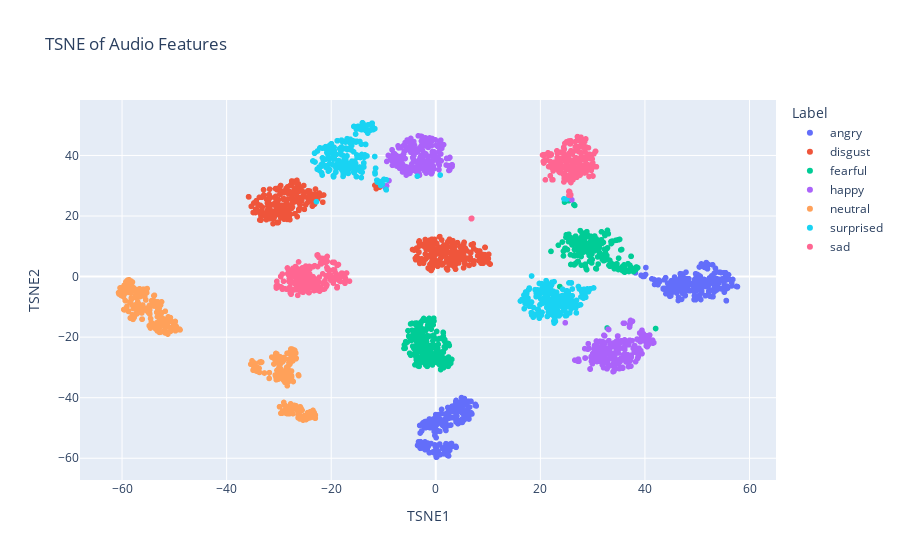

The notebook cell saved with this chart:
### Code cell
# Apply TSNE
tsne = TSNE(n_components=2, random_state=42)
tsne_result = tsne.fit_transform(features_scaled)

# Create a DataFrame for PCA results
tsne_df = pd.DataFrame(tsne_result, columns=["TSNE1", "TSNE2"])
tsne_df["label"] = emotion_labels

# Plot tsne results
fig_TSNE = px.scatter(
    tsne_df,
    x="TSNE1",
    y="TSNE2",
    color=tsne_df["label"].astype(str),  # Ensure labels are treated as categorical data
    title="TSNE of Audio Features",
    labels={"color": "Label"},
)

fig_TSNE.show()

### Figure 1 — Plotly figure (JSON) as saved in the notebook; plotly's stock layout.template omitted (floating-point values rounded to 4 significant figures; data arrays with more than 128 entries replaced by an {"elided": "..."} marker saying what was removed)
{"data": [{"hovertemplate": "Label=angry<br>TSNE1=%{x}<br>TSNE2=%{y}<extra></extra>", "legendgroup": "angry", "marker": {"color": "#636efa", "symbol": "circle"}, "mode": "markers", "name": "angry", "showlegend": true, "type": "scattergl", "x": {"elided": "400 float values"}, "xaxis": "x", "y": {"elided": "400 float values"}, "yaxis": "y"}, {"hovertemplate": "Label=disgust<br>TSNE1=%{x}<br>TSNE2=%{y}<extra></extra>", "legendgroup": "disgust", "marker": {"color": "#EF553B", "symbol": "circle"}, "mode": "markers", "name": "disgust", "showlegend": true, "type": "scattergl", "x": {"elided": "400 float values"}, "xaxis": "x", "y": {"elided": "400 float values"}, "yaxis": "y"}, {"hovertemplate": "Label=fearful<br>TSNE1=%{x}<br>TSNE2=%{y}<extra></extra>", "legendgroup": "fearful", "marker": {"color": "#00cc96", "symbol": "circle"}, "mode": "markers", "name": "fearful", "showlegend": true, "type": "scattergl", "x": {"elided": "400 float values"}, "xaxis": "x", "y": {"elided": "400 float values"}, "yaxis": "y"}, {"hovertemplate": "Label=happy<br>TSNE1=%{x}<br>TSNE2=%{y}<extra></extra>", "legendgroup": "happy", "marker": {"color": "#ab63fa", "symbol": "circle"}, "mode": "markers", "name": "happy", "showlegend": true, "type": "scattergl", "x": {"elided": "400 float values"}, "xaxis": "x", "y": {"elided": "400 float values"}, "yaxis": "y"}, {"hovertemplate": "Label=neutral<br>TSNE1=%{x}<br>TSNE2=%{y}<extra></extra>", "legendgroup": "neutral", "marker": {"color": "#FFA15A", "symbol": "circle"}, "mode": "markers", "name": "neutral", "showlegend": true, "type": "scattergl", "x": {"elided": "400 float values"}, "xaxis": "x", "y": {"elided": "400 float values"}, "yaxis": "y"}, {"hovertemplate": "Label=surprised<br>TSNE1=%{x}<br>TSNE2=%{y}<extra></extra>", "legendgroup": "surprised", "marker": {"color": "#19d3f3", "symbol": "circle"}, "mode": "markers", "name": "surprised", "showlegend": true, "type": "scattergl", "x": {"elided": "400 float values"}, "xaxis": "x", "y": {"elided": "400 float values"}, "yaxis": "y"}, {"hovertemplate": "Label=sad<br>TSNE1=%{x}<br>TSNE2=%{y}<extra></extra>", "legendgroup": "sad", "marker": {"color": "#FF6692", "symbol": "circle"}, "mode": "markers", "name": "sad", "showlegend": true, "type": "scattergl", "x": {"elided": "400 float values"}, "xaxis": "x", "y": {"elided": "400 float values"}, "yaxis": "y"}], "layout": {"legend": {"title": {"text": "Label"}, "tracegroupgap": 0}, "title": {"text": "TSNE of Audio Features"}, "xaxis": {"anchor": "y", "domain": [0, 1], "title": {"text": "TSNE1"}}, "yaxis": {"anchor": "x", "domain": [0, 1], "title": {"text": "TSNE2"}}}}
